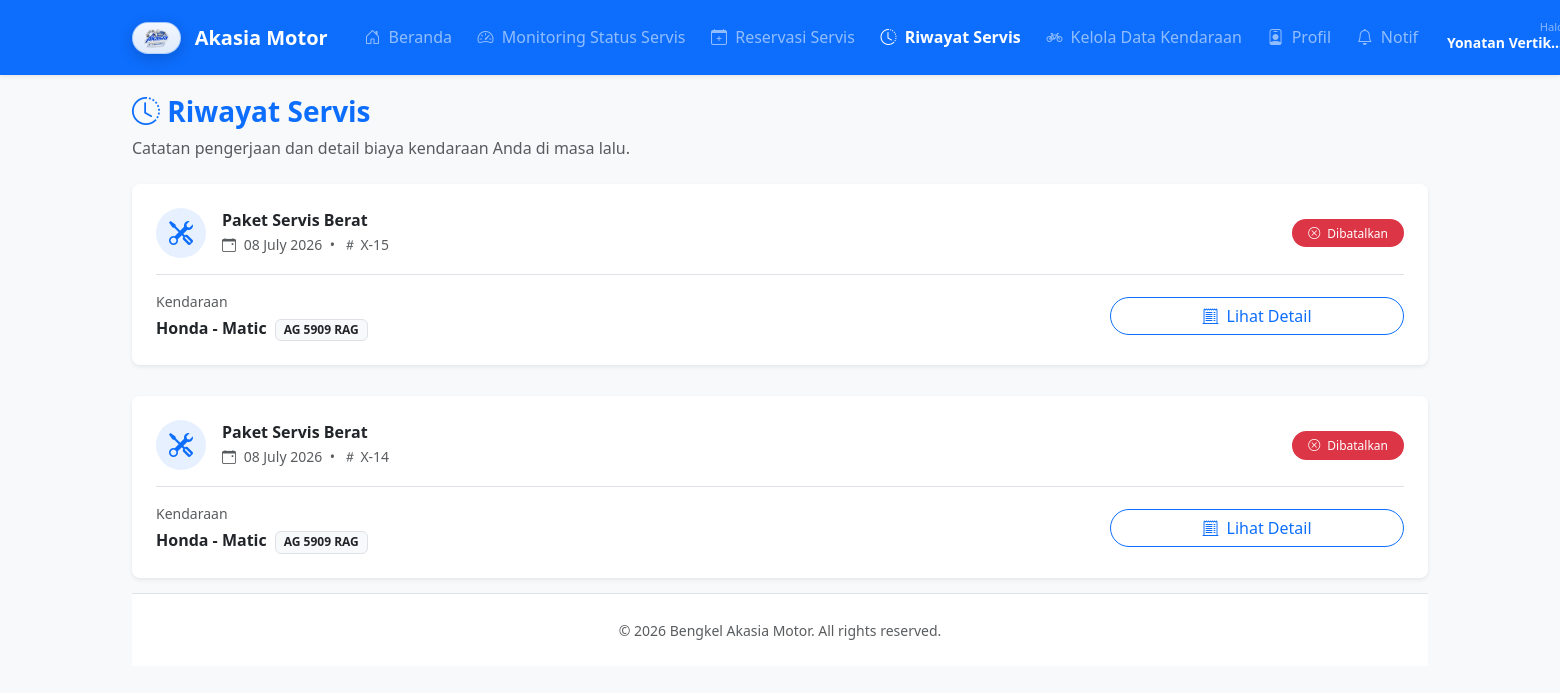
Page /akasia-motor/index.php?page=riwayat (signed in) on the committed database.
### tables this page shows
CREATE TABLE `reservasi` (
  `id` int(11) NOT NULL,
  `no_antrian` varchar(10) NOT NULL,
  `user_id` int(11) NOT NULL,
  `mekanik_id` int(11) DEFAULT NULL,
  `jenis_layanan_id` int(11) NOT NULL,
  `jenis_reservasi` enum('Online','Walk-in') DEFAULT 'Online',
  `no_plat` varchar(20) NOT NULL,
  `jenis_kendaraan` varchar(50) DEFAULT NULL,
  `tipe_model` varchar(50) DEFAULT NULL,
  `tahun` year(4) DEFAULT NULL,
  `warna` varchar(30) DEFAULT NULL,
  `keluhan` text DEFAULT NULL,
  `kehadiran` enum('Belum Hadir','Hadir') DEFAULT 'Belum Hadir',
  `status` enum('menunggu_konfirmasi','dikonfirmasi','menunggu_antrean','diproses','pending','selesai','dibatalkan') NOT NULL DEFAULT 'menunggu_konfirmasi',
  `alasan_status` text DEFAULT NULL,
  `catatan_mekanik` text DEFAULT NULL,
  `hasil_servis` text DEFAULT NULL,
  `biaya_jasa` decimal(12,2) NOT NULL DEFAULT 0.00,
  `total_biaya` decimal(12,2) NOT NULL DEFAULT 0.00,
  `catatan_tambahan` text DEFAULT NULL,
  `tanggal_servis` date DEFAULT NULL,
  `waktu_konfirmasi` datetime DEFAULT NULL,
  `waktu_hadir` datetime DEFAULT NULL,
  `waktu_pending` datetime DEFAULT NULL,
  `waktu_mulai_servis` datetime DEFAULT NULL,
  `estimasi_durasi` int(11) DEFAULT 0,
  `waktu_selesai` datetime DEFAULT NULL,
  `reminder_status` enum('belum_dikirim','sudah_dikirim') NOT NULL DEFAULT 'belum_dikirim',
  `reminder_sent_at` datetime DEFAULT NULL,
  `created_at` timestamp NOT NULL DEFAULT current_timestamp(),
  `updated_at` timestamp NOT NULL DEFAULT current_timestamp() ON UPDATE current_timestamp()
);

CREATE TABLE `jenis_layanan` (
  `id` int(11) NOT NULL,
  `nama` varchar(100) NOT NULL,
  `deskripsi` text DEFAULT NULL,
  `estimasi_durasi` int(11) NOT NULL DEFAULT 0 COMMENT 'Durasi dalam menit',
  `estimasi_biaya_jasa` decimal(12,2) NOT NULL DEFAULT 0.00,
  `is_custom` tinyint(1) NOT NULL DEFAULT 0 COMMENT '1 jika layanan bersifat dinamis/custom',
  `is_active` tinyint(1) NOT NULL DEFAULT 1 COMMENT '1 = Aktif, 0 = Nonaktif'
);

### akasia-motor/index.php (called while the page is built, shortened)
<?php
$page = isset($_GET['page']) ? $_GET['page'] : 'home';
include 'layout/header.php';
include "pages/$page.php";
include 'layout/footer.php';

### akasia-motor/pages/riwayat.php (the view, shortened to what this page needs)
<?php
$user_id = $_SESSION['user_id'];
try {
    $sql = "SELECT r.*, jl.nama as nama_layanan, m.nama as mekanik_nama
            FROM reservasi r
            LEFT JOIN jenis_layanan jl ON r.jenis_layanan_id = jl.id
            LEFT JOIN mekanik m ON r.mekanik_id = m.id
            WHERE r.user_id = :uid
            AND r.status IN ('selesai', 'dibatalkan')
            ORDER BY r.tanggal_servis DESC, r.updated_at DESC";
    $stmt = $pdo->prepare($sql);
    $stmt->bindParam(':uid', $user_id);
    $stmt->execute();
    $history = $stmt->fetchAll();
} catch (PDOException $e) {
    die("Error database: " . $e->getMessage());
}
?>
<div class="mb-4 d-flex justify-content-between align-items-center">
    <div>
        <h3 class="fw-bold text-primary"><i class="bi bi-clock-history"></i> Riwayat Servis</h3>
        <p class="text-muted mb-0">Catatan pengerjaan dan detail biaya kendaraan Anda di masa lalu.</p>
    </div>
</div>
<?php if (empty($history)): ?>
    <div class="card border-0 shadow-sm text-center p-5 rounded-3">
        <i class="bi bi-folder2-open fs-1 text-muted mb-3"></i>
        <h5 class="text-muted">Riwayat Kosong</h5>
        <p class="small text-muted">Belum ada riwayat servis yang telah selesai atau dibatalkan.</p>
    </div>
<?php else: ?>
    <div class="row g-3">
        <?php foreach ($history as $row): ?>
            <div class="col-12">
                <div class="card border-0 shadow-sm rounded-3">
                    <div class="card-body p-4">
                        <div class="d-flex justify-content-between align-items-center mb-3 border-bottom pb-3">
                            <div class="d-flex align-items-center gap-3">
                                <div class="bg-primary bg-opacity-10 text-primary p-3 rounded-circle d-flex align-items-center justify-content-center" style="width: 50px; height: 50px;">
                                    <i class="bi bi-tools fs-4"></i>
                                </div>
                                <div>
                                    <h6 class="mb-1 fw-bold"><?= htmlspecialchars($row['nama_layanan']) ?></h6>
                                    <div class="text-muted small">
                                        <i class="bi bi-calendar-event me-1"></i> <?= date('d F Y', strtotime($row['tanggal_servis'])) ?>
                                        <span class="mx-1">&bull;</span>
                                        <i class="bi bi-hash"></i> <?= htmlspecialchars($row['no_antrian']) ?>
                                    </div>
                                </div>
                            </div>
                            <div>
                                <?php if ($row['status'] == 'selesai'): ?>
                                    <span class="badge bg-success rounded-pill px-3 py-2 fw-normal"><i class="bi bi-check2-circle me-1"></i> Selesai</span>
                                <?php else: ?>
                                    <span class="badge bg-danger rounded-pill px-3 py-2 fw-normal"><i class="bi bi-x-circle me-1"></i> Dibatalkan</span>
                                <?php endif; ?>
                            </div>
                        </div>
                        <div class="row align-items-center">
                            <div class="col-md-5 mb-3 mb-md-0">
                                <span class="text-muted d-block small mb-1">Kendaraan</span>
                                <span class="fw-semibold text-dark"><?= htmlspecialchars($row['jenis_kendaraan'] ?? '-') ?></span>
                                <span class="badge bg-light text-dark border ms-1"><?= htmlspecialchars($row['no_plat']) ?></span>
                            </div>
                            <div class="col-md-3 text-md-end">
                                <button type="button" class="btn btn-outline-primary rounded-pill px-4 w-100" data-bs-toggle="modal" data-bs-target="#detailModal<?= $row['id'] ?>">
                                    <i class="bi bi-receipt-cutoff me-1"></i> Lihat Detail
                                </button>
                            </div>
                        </div>
                    </div>
                </div>
            </div>
        <?php endforeach; ?>
    </div>
<?php endif; ?>

### akasia-motor/layout/header.php (style rules this page uses)
body { background-color: #f8f9fa; padding-bottom: 80px; font-family: 'Segoe UI', Tahoma, Geneva, Verdana, sans-serif; }
@media (min-width: 1200px) { body { padding-bottom: 0; } }
.card { border: none; border-radius: 12px; box-shadow: 0 4px 6px rgba(0, 0, 0, 0.04); margin-bottom: 15px; }

### rows in the picture
reservasi: jenis_layanan.nama "Paket Servis Berat", tanggal_servis "08 July 2026", no_antrian "X-15", status "dibatalkan" (drawn), jenis_kendaraan "Honda - Matic", no_plat "AG 5909 RAG"
reservasi: jenis_layanan.nama "Paket Servis Berat", tanggal_servis "08 July 2026", no_antrian "X-14", status "dibatalkan" (drawn), jenis_kendaraan "Honda - Matic", no_plat "AG 5909 RAG"

### other values in the picture
$_SESSION['nama'] "Yonatan Vertik…"
